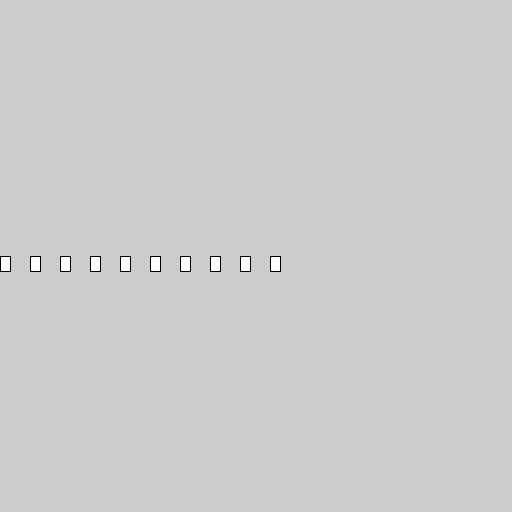
Frame 1 (no input)
Frame 60 (the mouse pressed at the canvas centre just before this capture): identical to frame 1, image omitted
Frame 120 (the mouse held since frame 60 and released just before this capture): identical to frame 1, image omitted

The Processing sketch that drew this single still picture (run headless with seeded random() and noise(); from frame 60 on, the mouse is pressed at the canvas centre):

// Processing sketch: Question1
// ── Question1.pde
final int numOfRect = 10;  

int[] rectX = new int[numOfRect];
color[] rectColor1 = new color[numOfRect];
color[] rectColor2 = new color[numOfRect];

final color initialRectColor = color(255);
int rectY;

void setup() 
{
    size(512, 512);
    int rectNum = 0;
    rectY = height/2;
    while (rectNum < numOfRect) 
    {
        rectX[rectNum] = rectNum * 30;
        rectColor1[rectNum] = initialRectColor;
        rectColor2[rectNum] = color(int(random(0, 255)), int(random(0, 255)), int(random(0, 255)));
        rectNum++; 
    }
}

 void draw() 
{
    int rectNum = 0;
    while (rectNum < numOfRect) 
    {
    fill(rectColor1[rectNum]);
    rect(rectX[rectNum], rectY, 10, 15);
    rectNum++;
    }
}
